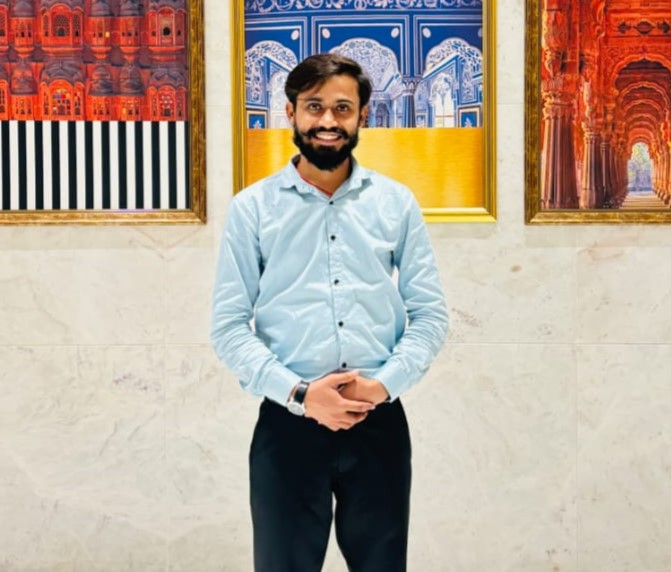
#> input picture foto.jpg, 671 x 572 px
$ python fetch_img_channels.py
#> lines starting #> are read from the running program, lines starting #| are printed output that depends on the picture
import cv2 as cv
import numpy as np

# Load the image using OpenCV
img_arr = cv.imread('foto.jpg')
#> img_arr is the input picture: shape (572, 671, 3); mean B, G, R 150.8, 165.1, 181.7
print(img_arr.shape)
#| (572, 671, 3)

# Extract the Red, Green, and Blue channels
blue_channel = img_arr[:, :, 0]
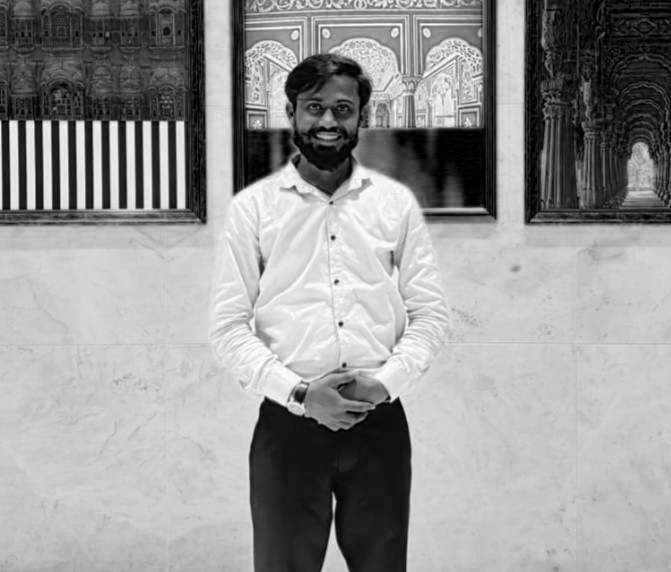
#> blue_channel: shape (572, 671); min 0, max 255, mean 150.8
green_channel = img_arr[:, :, 1]
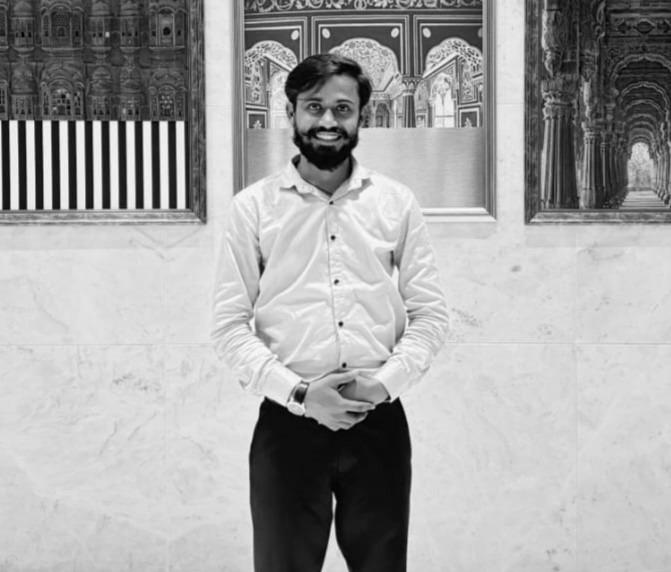
#> green_channel: shape (572, 671); min 0, max 250, mean 165.1
red_channel = img_arr[:, :, 2]
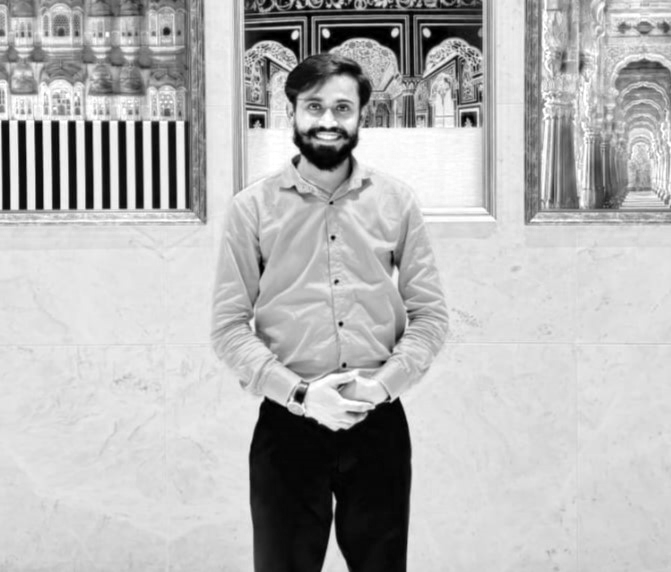
#> red_channel: shape (572, 671); min 0, max 255, mean 181.7

# Create blank images for each channel
zeros = np.zeros_like(blue_channel)

# Combine channels to show each color in its full color
blue_image = cv.merge([blue_channel, zeros, zeros])   # Blue channel image
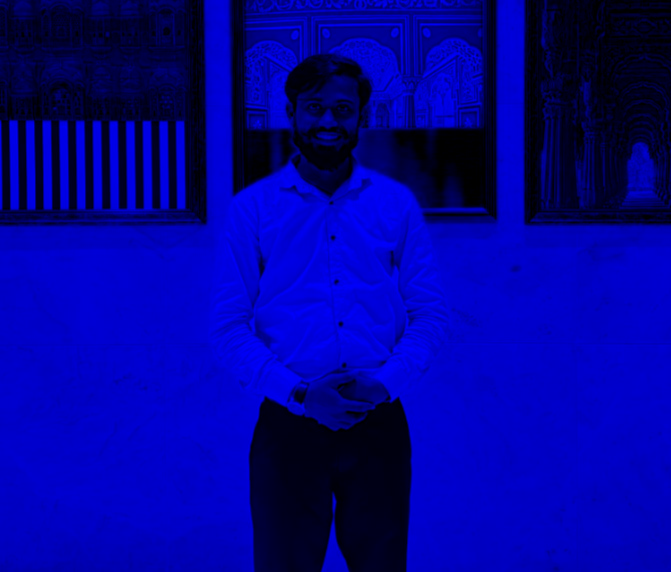
#> blue_image: shape (572, 671, 3); mean of channels 0, 1, 2 150.8, 0, 0; drawn as B, G, R
green_image = cv.merge([zeros, green_channel, zeros])  # Green channel image
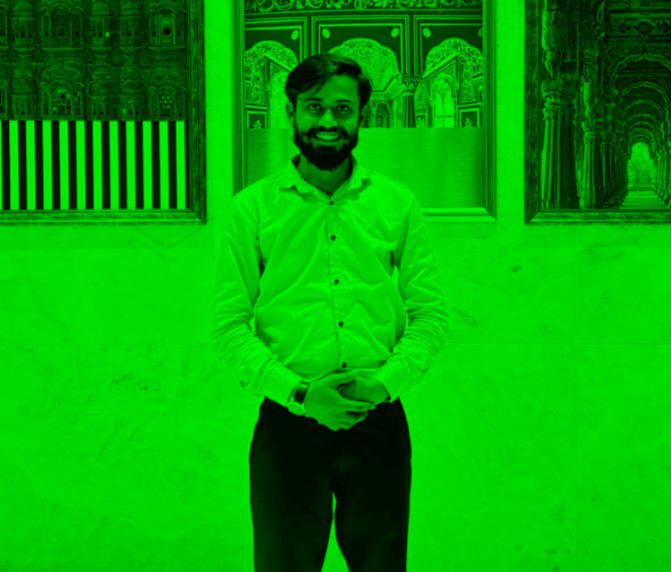
#> green_image: shape (572, 671, 3); mean of channels 0, 1, 2 0, 165.1, 0; drawn as B, G, R
red_image = cv.merge([zeros, zeros, red_channel])    # Red channel image
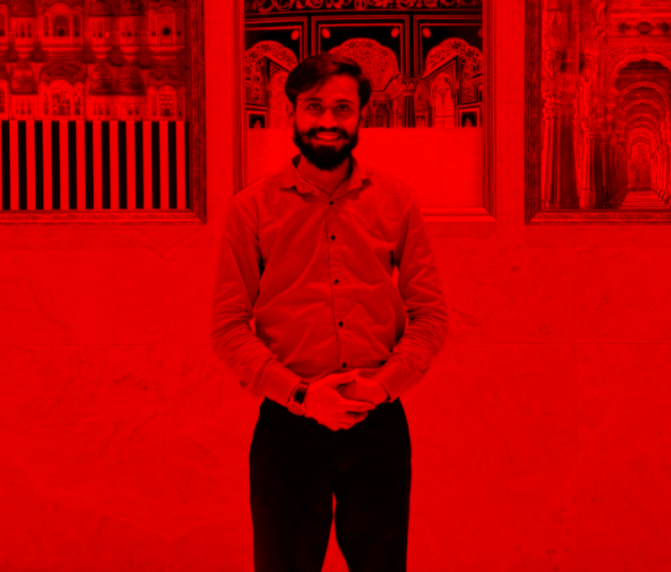
#> red_image: shape (572, 671, 3); mean of channels 0, 1, 2 0, 0, 181.7; drawn as B, G, R


# Display the red, green, and blue images in color
cv.imshow("Red Channel (Red Image)", red_image)
k = cv.waitKey(0)
#> (key q is pressed here)
if k == ord('q'):
    cv.destroyAllWindows()
    exit()
#> (the program exits here)
